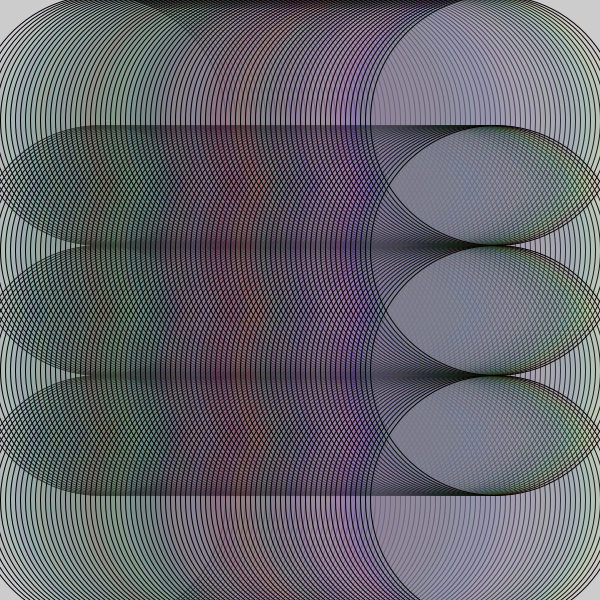
Frame 1 (no input)
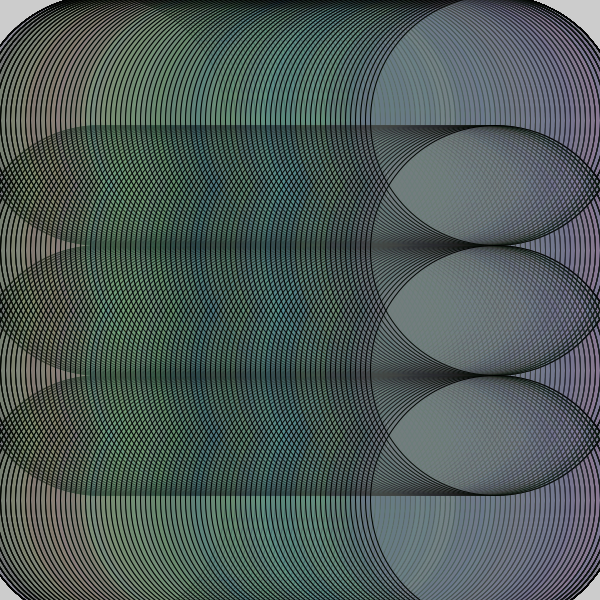
Frame 60 (the mouse pressed at the canvas centre just before this capture)
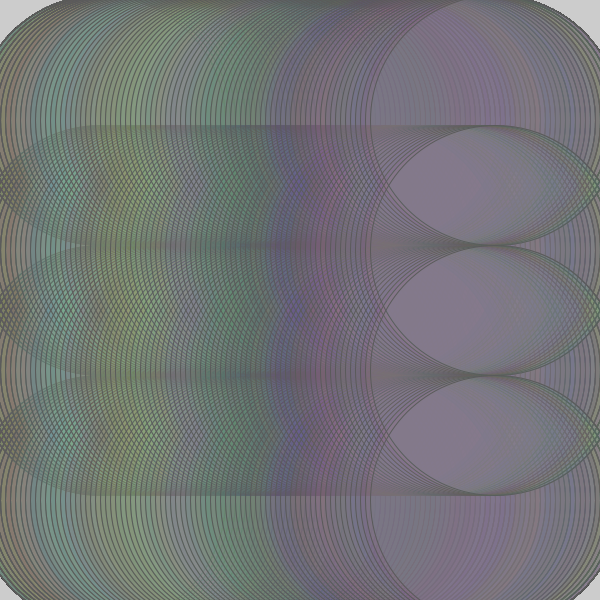
Frame 120 (the mouse held since frame 60 and released just before this capture)

The Processing sketch that drew these frames (run headless with seeded random() and noise(); from frame 60 on, the mouse is pressed at the canvas centre):

// Processing sketch: processing_136565
// ── processing_136565.pde

void setup() {
  size(600, 600);
}
void draw() {
  for (int i=0; i<400 ; i=i+5)
  { 
    smooth();
    stroke(mouseX*mouseY*0.001);
    fill(random(250), random(250), random(250), 10);
    ellipse(i+100, 120, 250, 250);
    ellipse(i+100, 250, 250, 250);
    ellipse(i+100, 370, 250, 250);
    ellipse(i+100, 500, 250, 250);
  }
}
